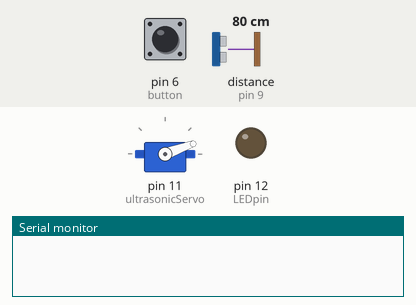
Recording of a sketch running on a simulated Arduino Uno, built with avr-gcc and run on an emulated ATmega328P. On the bench: servo, output pins drawn as LEDs (lit = HIGH), the last lines printed to the serial monitor. Inputs (shaded band) come from the test bench; at power-on: pin 6 (button) HIGH, distance to the obstacle (sensor on pin 9) 80 cm. The echo pulse lasts 58.3 µs per cm; pins used as bus, display or sensor lines are not drawn.

Above: at 1.2 s.
1.3 s: pin 6 (button) pulled LOW for 0.15 s
At 1.6 s:
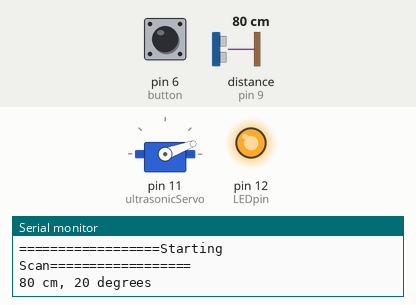
At 3.2 s:
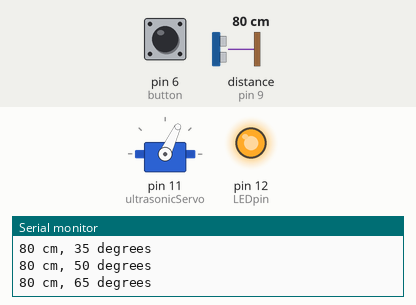
4.3 s: distance to the obstacle (sensor on pin 9) set to 195 cm
7.3 s: distance to the obstacle (sensor on pin 9) set to 203 cm
9.4 s: pin 6 (button) pulled LOW for 1 s
At 10.8 s:
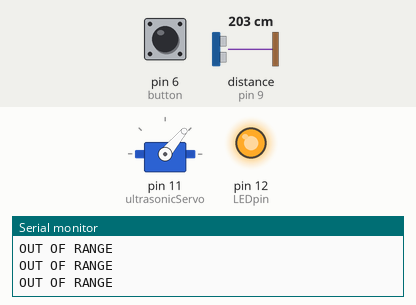
13.4 s: pin 6 (button) pulled LOW for 3.2 s
Timing chart, 0 to 19.1 s (numbered marks = the images above; inputs shaded):
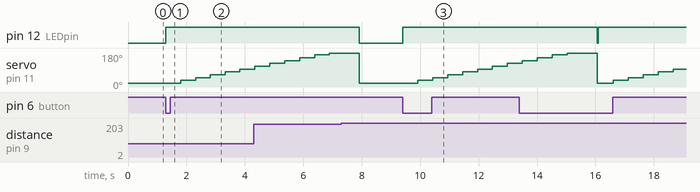

Measured:
- after the input at 1.3 s, pin 12 (LEDpin): LOW → HIGH at once; servo on pin 11 (ultrasonicServo): moves from 20° to 95° over 2.0 s, starting after 0.51 s
- after the input at 9.4 s, pin 12 (LEDpin): LOW → HIGH at once; servo on pin 11 (ultrasonicServo): moves from 20° to 125° over 3.1 s, starting after 0.51 s

The sketch:

MiningModule.ino
```cpp
// MiningModule.ino
// Created by: Brett Gilman
// Last Modified: September 28, 2017


/////////////////////////////////////////////////////////  PURPOSE  /////////////////////////////////////////////////////////
// Imagine a scenario were a mine collapses, but there are still people trapped inside. This module simulates how a robot  //
// could identify were a person is based on graphing distances from an ultrasonic sensor. To use this circuit, the student //
// will press a button that is connected to a breadboard outside of the opaque box (assuming the Arduino and the unknown   //
// object are inside), which will turn on Red LED, and the Arduino will start to “scan” the inside of the box, taking      //
// distance measurements every 5 degrees. Once, the Arduino has finished scanning, the Red LED will turn off, and the      //
// data will be sent to the serial monitor. On the polar graph paper, the student will see a “smooth” curve with an        //
// irregularity. The irregularity is where the object is located.                                                          //
/////////////////////////////////////////////////////////////////////////////////////////////////////////////////////////////


#include <Servo.h>

Servo ultrasonicServo; //Create servo
int pos = 0; //Servo's position
//Pins for the Ultrasonic Sensor
int trigPin = 10;
int echoPin = 9;
//Pin for the Red LED
int LEDpin = 12;
//Pin for the push button
int button = 6;

void setup() {
  Serial.begin(9600);
  //Pins for the sonar sensor
  pinMode(trigPin, OUTPUT);
  pinMode(echoPin, INPUT);
  //LED pin setup
  pinMode(LEDpin, OUTPUT);
  //Button to start loop
  pinMode(button, INPUT_PULLUP);
  //Initialize the servo to pin 11
  ultrasonicServo.attach(11);
  //set the servo to position 0
  ultrasonicServo.write(20);
}

void loop()
{
  //if the user pressed the button
  if (digitalRead(button) == LOW)
  {
    //promt the user that the scan is starting
    Serial.println("==================Starting Scan==================");
    digitalWrite(LEDpin, HIGH); //turn on the LED
    //turn the servo from 0 degrees to 180 degrees
    for (pos = 20; pos <= 210; pos += 15)
    {
      //turn the servo 5 degrees
      ultrasonicServo.write(pos);
      //get the distnace from the ultrasonic sensor
      int Distance = UltrasonicDistance();

      //notify the user that there was an error with the ultrasonic sensor
      if (Distance > 200 || Distance <= 0)
        Serial.println("OUT OF RANGE");
      else
      {
        //print the distance and degrees
        Serial.print(Distance);
        Serial.print(" cm, ");
        Serial.print(pos);
        Serial.println(" degrees");
      }
      //delay the program by 1/2 a second to make sure too much data isn't coming through
      delay(500);
    }
    ultrasonicServo.write(20); //reset the servo
    digitalWrite(LEDpin, LOW); //turn off the LED
    //prompt the user that the scan is finished
    Serial.println("==================Ending Scan==================\n");

  }
}

////////////////////////////////////////////////////////////////////////////////
//This function will read in data from the ultrasonic senor,                  //
//and return a distance in centimeters                                        //
//code by: jsvester                                                           //
//from: http://www.instructables.com/id/Simple-Arduino-and-HC-SR04-Example/   //
////////////////////////////////////////////////////////////////////////////////

int UltrasonicDistance()
{
  long duration, distance;
  digitalWrite(trigPin, LOW);
  delayMicroseconds(2);
  digitalWrite(trigPin, HIGH);
  delayMicroseconds(10);
  digitalWrite(trigPin, LOW);
  duration = pulseIn(echoPin, HIGH);
  distance = (duration/2) / 29.1;
  return distance;
}
```
